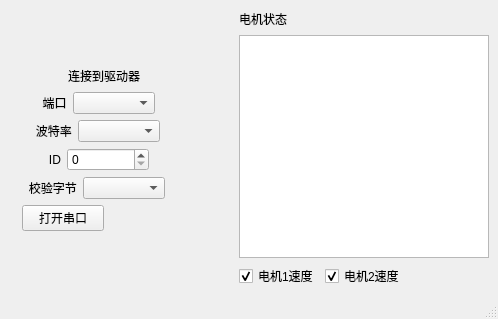
<?xml version="1.0" encoding="UTF-8"?>
<ui version="4.0">
 <class>MainWindow</class>
 <widget class="QMainWindow" name="MainWindow">
  <property name="enabled">
   <bool>true</bool>
  </property>
  <property name="geometry">
   <rect>
    <x>0</x>
    <y>0</y>
    <width>498</width>
    <height>319</height>
   </rect>
  </property>
  <property name="windowTitle">
   <string>MainWindow</string>
  </property>
  <widget class="QWidget" name="centralwidget">
   <layout class="QGridLayout" name="gridLayout">
    <item row="0" column="1">
     <spacer name="horizontalSpacer_9">
      <property name="orientation">
       <enum>Qt::Horizontal</enum>
      </property>
      <property name="sizeHint" stdset="0">
       <size>
        <width>40</width>
        <height>20</height>
       </size>
      </property>
     </spacer>
    </item>
    <item row="0" column="2">
     <layout class="QVBoxLayout" name="verticalLayout_2">
      <item>
       <layout class="QHBoxLayout" name="horizontalLayout_8">
        <item>
         <widget class="QLabel" name="label_7">
          <property name="minimumSize">
           <size>
            <width>0</width>
            <height>0</height>
           </size>
          </property>
          <property name="maximumSize">
           <size>
            <width>16777215</width>
            <height>16777215</height>
           </size>
          </property>
          <property name="text">
           <string>电机状态</string>
          </property>
          <property name="alignment">
           <set>Qt::AlignCenter</set>
          </property>
         </widget>
        </item>
        <item>
         <spacer name="horizontalSpacer_2">
          <property name="orientation">
           <enum>Qt::Horizontal</enum>
          </property>
          <property name="sizeType">
           <enum>QSizePolicy::Expanding</enum>
          </property>
          <property name="sizeHint" stdset="0">
           <size>
            <width>40</width>
            <height>20</height>
           </size>
          </property>
         </spacer>
        </item>
       </layout>
      </item>
      <item>
       <widget class="QChartView" name="chart_window"/>
      </item>
      <item>
       <layout class="QHBoxLayout" name="horizontalLayout_7">
        <item>
         <widget class="QCheckBox" name="chart_motor1_speed_en">
          <property name="enabled">
           <bool>true</bool>
          </property>
          <property name="text">
           <string>电机1速度</string>
          </property>
          <property name="checked">
           <bool>true</bool>
          </property>
         </widget>
        </item>
        <item>
         <widget class="QCheckBox" name="chart_motor2_speed_en">
          <property name="text">
           <string>电机2速度</string>
          </property>
          <property name="checked">
           <bool>true</bool>
          </property>
         </widget>
        </item>
        <item>
         <spacer name="horizontalSpacer_4">
          <property name="orientation">
           <enum>Qt::Horizontal</enum>
          </property>
          <property name="sizeType">
           <enum>QSizePolicy::Expanding</enum>
          </property>
          <property name="sizeHint" stdset="0">
           <size>
            <width>40</width>
            <height>20</height>
           </size>
          </property>
         </spacer>
        </item>
       </layout>
      </item>
     </layout>
    </item>
    <item row="0" column="0">
     <layout class="QVBoxLayout" name="verticalLayout">
      <item>
       <spacer name="verticalSpacer_2">
        <property name="orientation">
         <enum>Qt::Vertical</enum>
        </property>
        <property name="sizeType">
         <enum>QSizePolicy::Expanding</enum>
        </property>
        <property name="sizeHint" stdset="0">
         <size>
          <width>20</width>
          <height>40</height>
         </size>
        </property>
       </spacer>
      </item>
      <item>
       <layout class="QHBoxLayout" name="horizontalLayout">
        <item>
         <spacer name="horizontalSpacer_7">
          <property name="orientation">
           <enum>Qt::Horizontal</enum>
          </property>
          <property name="sizeHint" stdset="0">
           <size>
            <width>40</width>
            <height>20</height>
           </size>
          </property>
         </spacer>
        </item>
        <item>
         <widget class="QLabel" name="label">
          <property name="text">
           <string>连接到驱动器</string>
          </property>
         </widget>
        </item>
        <item>
         <spacer name="horizontalSpacer">
          <property name="orientation">
           <enum>Qt::Horizontal</enum>
          </property>
          <property name="sizeType">
           <enum>QSizePolicy::Expanding</enum>
          </property>
          <property name="sizeHint" stdset="0">
           <size>
            <width>40</width>
            <height>20</height>
           </size>
          </property>
         </spacer>
        </item>
       </layout>
      </item>
      <item>
       <layout class="QHBoxLayout" name="horizontalLayout_2">
        <item>
         <widget class="QLabel" name="label_2">
          <property name="minimumSize">
           <size>
            <width>0</width>
            <height>0</height>
           </size>
          </property>
          <property name="maximumSize">
           <size>
            <width>16777215</width>
            <height>16777215</height>
           </size>
          </property>
          <property name="lineWidth">
           <number>1</number>
          </property>
          <property name="midLineWidth">
           <number>0</number>
          </property>
          <property name="text">
           <string>          端口</string>
          </property>
          <property name="alignment">
           <set>Qt::AlignCenter</set>
          </property>
         </widget>
        </item>
        <item>
         <widget class="QComboBox" name="Uart_Port">
          <property name="minimumSize">
           <size>
            <width>82</width>
            <height>0</height>
           </size>
          </property>
          <property name="maximumSize">
           <size>
            <width>16777215</width>
            <height>16777215</height>
           </size>
          </property>
         </widget>
        </item>
        <item>
         <spacer name="horizontalSpacer_5">
          <property name="orientation">
           <enum>Qt::Horizontal</enum>
          </property>
          <property name="sizeType">
           <enum>QSizePolicy::Expanding</enum>
          </property>
          <property name="sizeHint" stdset="0">
           <size>
            <width>40</width>
            <height>20</height>
           </size>
          </property>
         </spacer>
        </item>
       </layout>
      </item>
      <item>
       <layout class="QHBoxLayout" name="horizontalLayout_3">
        <item>
         <widget class="QLabel" name="label_3">
          <property name="minimumSize">
           <size>
            <width>0</width>
            <height>0</height>
           </size>
          </property>
          <property name="maximumSize">
           <size>
            <width>16777215</width>
            <height>16777215</height>
           </size>
          </property>
          <property name="text">
           <string>        波特率</string>
          </property>
          <property name="alignment">
           <set>Qt::AlignCenter</set>
          </property>
         </widget>
        </item>
        <item>
         <widget class="QComboBox" name="Baud_Rate">
          <property name="minimumSize">
           <size>
            <width>82</width>
            <height>0</height>
           </size>
          </property>
          <property name="maximumSize">
           <size>
            <width>16777215</width>
            <height>16777215</height>
           </size>
          </property>
         </widget>
        </item>
        <item>
         <spacer name="horizontalSpacer_8">
          <property name="orientation">
           <enum>Qt::Horizontal</enum>
          </property>
          <property name="sizeType">
           <enum>QSizePolicy::Expanding</enum>
          </property>
          <property name="sizeHint" stdset="0">
           <size>
            <width>40</width>
            <height>20</height>
           </size>
          </property>
         </spacer>
        </item>
       </layout>
      </item>
      <item>
       <layout class="QHBoxLayout" name="horizontalLayout_4">
        <item>
         <widget class="QLabel" name="label_4">
          <property name="minimumSize">
           <size>
            <width>0</width>
            <height>0</height>
           </size>
          </property>
          <property name="maximumSize">
           <size>
            <width>16777215</width>
            <height>16777215</height>
           </size>
          </property>
          <property name="text">
           <string>            ID</string>
          </property>
          <property name="alignment">
           <set>Qt::AlignCenter</set>
          </property>
         </widget>
        </item>
        <item>
         <widget class="QSpinBox" name="Board_ID">
          <property name="minimumSize">
           <size>
            <width>82</width>
            <height>0</height>
           </size>
          </property>
          <property name="maximumSize">
           <size>
            <width>16777215</width>
            <height>16777215</height>
           </size>
          </property>
         </widget>
        </item>
        <item>
         <spacer name="horizontalSpacer_6">
          <property name="orientation">
           <enum>Qt::Horizontal</enum>
          </property>
          <property name="sizeType">
           <enum>QSizePolicy::Expanding</enum>
          </property>
          <property name="sizeHint" stdset="0">
           <size>
            <width>40</width>
            <height>20</height>
           </size>
          </property>
         </spacer>
        </item>
       </layout>
      </item>
      <item>
       <layout class="QHBoxLayout" name="horizontalLayout_5">
        <item>
         <widget class="QLabel" name="label_5">
          <property name="minimumSize">
           <size>
            <width>0</width>
            <height>0</height>
           </size>
          </property>
          <property name="maximumSize">
           <size>
            <width>16777215</width>
            <height>16777215</height>
           </size>
          </property>
          <property name="text">
           <string>      校验字节</string>
          </property>
          <property name="alignment">
           <set>Qt::AlignCenter</set>
          </property>
         </widget>
        </item>
        <item>
         <widget class="QComboBox" name="Check_Byte">
          <property name="minimumSize">
           <size>
            <width>82</width>
            <height>0</height>
           </size>
          </property>
          <property name="maximumSize">
           <size>
            <width>16777215</width>
            <height>16777215</height>
           </size>
          </property>
         </widget>
        </item>
        <item>
         <spacer name="horizontalSpacer_10">
          <property name="orientation">
           <enum>Qt::Horizontal</enum>
          </property>
          <property name="sizeType">
           <enum>QSizePolicy::Expanding</enum>
          </property>
          <property name="sizeHint" stdset="0">
           <size>
            <width>40</width>
            <height>20</height>
           </size>
          </property>
         </spacer>
        </item>
       </layout>
      </item>
      <item>
       <layout class="QHBoxLayout" name="horizontalLayout_6">
        <item>
         <widget class="QLabel" name="label_6">
          <property name="minimumSize">
           <size>
            <width>0</width>
            <height>0</height>
           </size>
          </property>
          <property name="maximumSize">
           <size>
            <width>16777215</width>
            <height>16777215</height>
           </size>
          </property>
          <property name="text">
           <string/>
          </property>
         </widget>
        </item>
        <item>
         <widget class="QPushButton" name="Uart_En">
          <property name="minimumSize">
           <size>
            <width>82</width>
            <height>0</height>
           </size>
          </property>
          <property name="maximumSize">
           <size>
            <width>16777215</width>
            <height>16777215</height>
           </size>
          </property>
          <property name="text">
           <string>打开串口</string>
          </property>
          <property name="shortcut">
           <string/>
          </property>
          <property name="checkable">
           <bool>false</bool>
          </property>
         </widget>
        </item>
        <item>
         <spacer name="horizontalSpacer_3">
          <property name="orientation">
           <enum>Qt::Horizontal</enum>
          </property>
          <property name="sizeType">
           <enum>QSizePolicy::Expanding</enum>
          </property>
          <property name="sizeHint" stdset="0">
           <size>
            <width>40</width>
            <height>20</height>
           </size>
          </property>
         </spacer>
        </item>
       </layout>
      </item>
      <item>
       <spacer name="verticalSpacer">
        <property name="orientation">
         <enum>Qt::Vertical</enum>
        </property>
        <property name="sizeType">
         <enum>QSizePolicy::Expanding</enum>
        </property>
        <property name="sizeHint" stdset="0">
         <size>
          <width>20</width>
          <height>40</height>
         </size>
        </property>
       </spacer>
      </item>
     </layout>
    </item>
   </layout>
  </widget>
  <widget class="QMenuBar" name="menubar">
   <property name="geometry">
    <rect>
     <x>0</x>
     <y>0</y>
     <width>498</width>
     <height>22</height>
    </rect>
   </property>
  </widget>
  <widget class="QStatusBar" name="statusbar"/>
 </widget>
 <customwidgets>
  <customwidget>
   <class>QChartView</class>
   <extends>QGraphicsView</extends>
   <header>PyQt5.QtChart</header>
  </customwidget>
 </customwidgets>
 <resources/>
 <connections/>
</ui>
